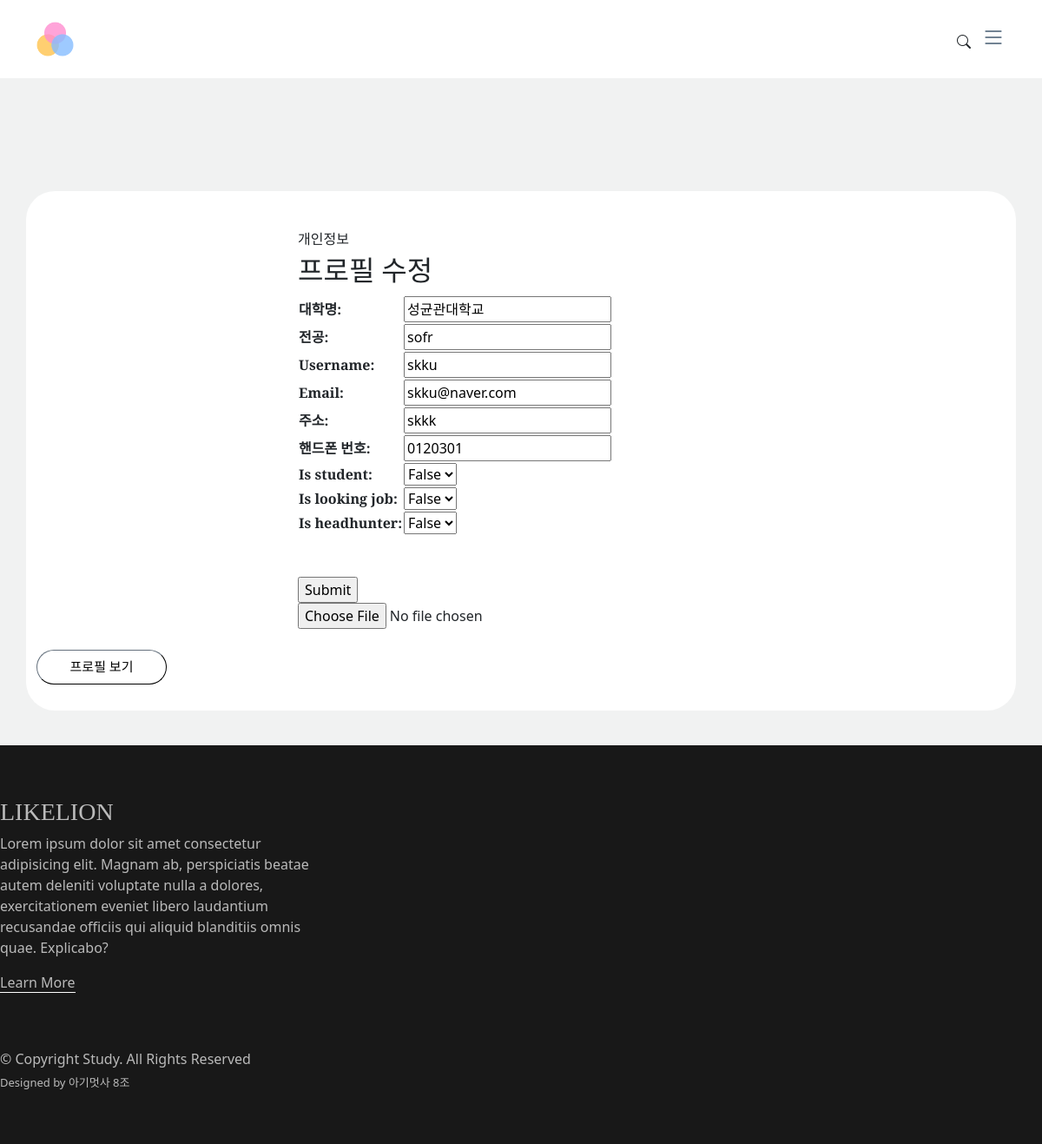
/profilesettings/ (signed in), run on the app's committed database.
### MainApp/models.py (models this page shows, shortened)
class User(AbstractBaseUser):
    position_choices=[
        (True, True),
        (False, False),
    ]
    username    = models.CharField(max_length=30, unique=True)
    name        = models.CharField(max_length=40, null=False, blank=False)
    email       = models.EmailField(verbose_name='email', max_length=60, unique=True)
    create_dt = models.DateTimeField(verbose_name='date joined', auto_now_add=True)
    last_login  = models.DateTimeField(verbose_name='last login', auto_now=True)
    is_admin    = models.BooleanField(default=False)
    is_active   = models.BooleanField(default=True)
    university = models.CharField(verbose_name='대학명', max_length=100)
    major = models.CharField(verbose_name='전공', max_length=100)
    address = models.CharField(verbose_name='주소', max_length=100)
    phone_number = models.CharField(verbose_name='핸드폰 번호', max_length=100)
    is_student = models.BooleanField(choices = position_choices,default=False)
    is_looking_job = models.BooleanField(choices = position_choices,default=False)
    is_headhunter = models.BooleanField(choices = position_choices,default=False)
    object = UserManager()  # 헬퍼 클래스 사용
    USERNAME_FIELD = 'email'  # 로그인 ID로 사용할 필드
    REQUIRED_FIELDS = ['username','name','university', 'major', 'address','phone_number', 'is_student','is_looking_job','is_headhunter'] # 필수 작성 필드

### MainApp/views.py (the view)
# urls.py: path('profilesettings/', views.profilesettings, name ='profilesettings'),
def profilesettings(request):
    if request.method == 'POST'or request.method == 'FILES':
        form = CustomUserChangeForm(request.POST, instance=request.user)
        if form.is_valid():
            profile=request.FILES.get('photo')
            form.save()
            return showprofile(request)
    else:
        form = CustomUserChangeForm(instance = request.user)
        context = {
            'form':form,
        }
        return render(request, 'profile_settings.html',context)

### common/forms.py
class CustomUserChangeForm(forms.ModelForm):
    password = None
    class Meta:
        model =  User
        fields = ("university", "major","username", "email", "address", "phone_number","is_student","is_looking_job","is_headhunter")

### MainApp/templates/profile_settings.html (shortened to what this page needs)
{% extends 'base.html' %}
{% load static %}
{% block content %}
  <main id="main">
    <section class="single-post-content">
      <div class="container" data-aos="fade-up">
          <div class="row gutters">
            <div class="col-xl-3 col-lg-3 col-md-12 col-sm-12 col-12">
            <div class="h-100">
              <div class="card-body">
              </div>
            </div>
            </div>
            <div class="col-xl-9 col-lg-9 col-md-12 col-sm-12 col-12">
            <div class="h-100">
              <div class="card-body">
                <div class="row gutters">
                  <div class="col-xl-12 col-lg-12 col-md-12 col-sm-12 col-12">
                    <h6 class="mb-2 text-primary">개인정보</h6>
                  </div>
                  <div class="col-xl-6 col-lg-6 col-md-6 col-sm-6 col-12">
                    <div class="form-group">
                      <h2>프로필 수정</h2>
                      <form action="" method="post" enctype="multipart/form-data">
                          <table>
                              {{ form.as_table }}
                          </table>
                          <br>
                          <br>
                          <input type="submit">
                      </form>
                      <input type="file" name="photo" accept="image/*" placeholder="파일 선택"><br>
                    </div>
                  </div>
                </div>
                    </div>
                  </div>
                </div>
                <div>
                  <div class="btn-pack">
                    <div class="text-right">
                      <div class=" d-flex mt-2"> <a href="{% url 'showprofile' %}"><button class="btn1 btn-dark">프로필 보기</button></a> </div>
                    </div>
                  </div>
                </div>
              </div>
            </div>
    </section>
  </main>
  {% endblock %}

### MainApp/static/css/variables.css (style rules this page uses)
:root { --font-default: 'EB Garamond', system-ui, -apple-system, "Segoe UI", Roboto, "Helvetica Neue", Arial, "Noto Sans", "Liberation Sans", sans-serif, "Apple Color Emoji", "Segoe UI Emoji", "Segoe UI Symbol", "Noto Color Emoji"; --font-primary: 'EB Garamond', serif; --font-secondary: 'Inter', sans-serif; --color-default: #212529; --color-default-rgb: 33, 37, 41; --color-links: #212529; --color-links-hover: #15171a; --color-primary: #212529; --color-primary-light: #26282c; --color-primary-dark: #0b0c0e; --color-primary-rgb: 33, 37, 41; --color-primary-light-rgb: 38, 40, 44; --color-primary-dark-rgb: 11, 12, 14; --color-secondary: #596d80; --color-secondary-light: #8498aa; --color-secondary-dark: #404f5c; --color-secondary-rgb: 89, 109, 128; --color-secondary-light-rgb: 132, 152, 170; --color-secondary-dark-rgb: 64, 79, 92; --color-blue: #0d6efd; --color-blue-rgb: 13, 110, 253; --color-indigo: #6610f2; --color-indigo-rgb: 102, 16, 242; --color-purple: #6f42c1; --color-purple-rgb: 111, 66, 193; --color-pink: #f3268c; --color-pink-rgb: 243, 38, 140; --color-red: #df1529; --color-red-rgb: 223, 21, 4; --color-orange: #fd7e14; --color-orange-rgb: 253, 126, 20; --color-yellow: #ffc107; --color-yellow-rgb: 255, 193, 7; --color-green: #059652; --color-green-rgb: 5, 150, 82; --color-teal: #20c997; --color-teal-rgb: 32, 201, 151; --color-cyan: #0dcaf0; --color-cyan-rgb: 13, 202, 240; --color-white: #ffffff; --color-white-rgb: 255, 255, 255; --color-gray: #6c757d; --color-gray-rgb: 108, 117, 125; --color-black: #000000; --color-black-rgb: 0, 0, 0; }
:root { --bs-blue: var(--color-blue); --bs-indigo: var(--color-indigo); --bs-purple: var(--color-purple); --bs-pink: var(--color-pink); --bs-red: var(--color-red); --bs-orange: var(--color-orange); --bs-yellow: var(--color-yellow); --bs-green: var(--color-green); --bs-teal: var(--color-teal); --bs-cyan: var(--color-cyan); --bs-white: var(--color-white); --bs-gray: var(--color-gray); --bs-gray-dark: #343a40; --bs-gray-100: #f8f9fa; --bs-gray-200: #e9ecef; --bs-gray-300: #dee2e6; --bs-gray-400: #ced4da; --bs-gray-500: #adb5bd; --bs-gray-600: #6c757d; --bs-gray-700: #495057; --bs-gray-800: #343a40; --bs-gray-900: #212529; --bs-primary: var(--color-blue); --bs-secondary: var(--color-blue); --bs-success: #198754; --bs-info: #0dcaf0; --bs-warning: #ffc107; --bs-danger: #dc3545; --bs-light: #f8f9fa; --bs-dark: #212529; --bs-primary-rgb: var(--color-primary-rgb); --bs-secondary-rgb: var(--color-secondary-rgb); --bs-success-rgb: 25, 135, 84; --bs-info-rgb: 13, 202, 240; --bs-warning-rgb: 255, 193, 7; --bs-danger-rgb: 220, 53, 69; --bs-light-rgb: 248, 249, 250; --bs-dark-rgb: 33, 37, 41; --bs-white-rgb: var(--color-white-rgb); --bs-black-rgb: var(--color-black-rgb); --bs-body-color-rgb: var(--color-default-rgb); --bs-body-bg-rgb: 255, 255, 255; --bs-font-sans-serif: var(--font-default); --bs-font-monospace: SFMono-Regular, Menlo, Monaco, Consolas, "Liberation Mono", "Courier New", monospace; --bs-gradient: linear-gradient(180deg, rgba(255, 255, 255, 0.15), rgba(255, 255, 255, 0)); --bs-body-font-family: var(--font-default); --bs-body-font-size: 1rem; --bs-body-font-weight: 400; --bs-body-line-height: 1.5; --bs-body-color: var(--color-default); --bs-body-bg: #fff; }

### MainApp/static/css/main.css (style rules this page uses)
:root { scroll-behavior: smooth; }
body { color: rgba(var(--color-primary-rgb), 1); background-color: #F1F2F2; }
a { color: var(--color-links); text-decoration: none; }
h1, h2, h3, h4, h5, h6 { font-family: 'LeferiPoint-WhiteObliqueA'; }
#main { margin-top: 90px; }
section { padding: 40px 0; overflow: hidden; }
section { scroll-margin-top: 70px; }
.btn1 { height: 40px; width: 150px; border-width: thin; border-radius: 33px; background-color: #FFFFFF; color: #000; font-size: 15px }
.container { background-color:#FFFFFF; padding-top: 30px; border-radius: 33px; padding-bottom: 30px; }
body { padding-top: 90px; }

### data on the page
User: university "성균관대학교", major "sofr", username "skku", email "skku@naver.com", address "skkk", phone_number "0120301", is_student "False", is_looking_job "False", is_headhunter "False"
